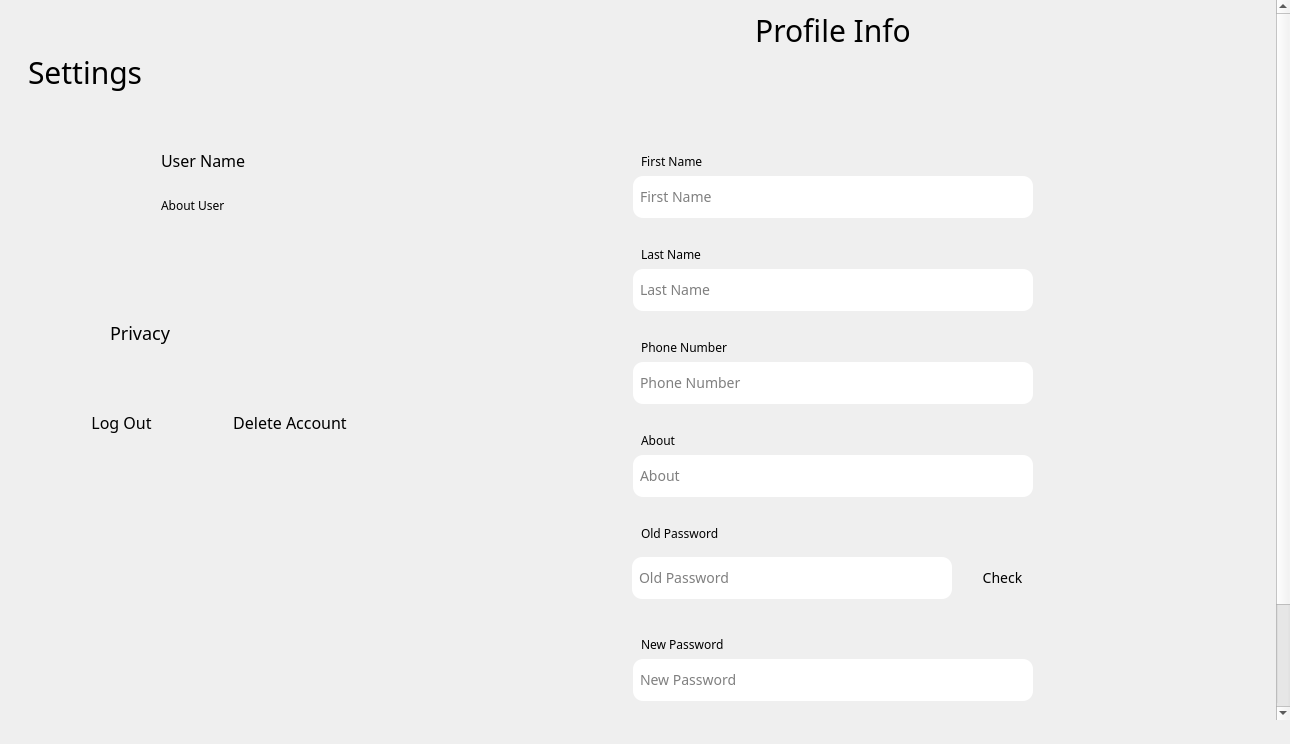
<?xml version="1.0" encoding="UTF-8"?>
<ui version="4.0">
 <class>Settings</class>
 <widget class="QWidget" name="Settings">
  <property name="geometry">
   <rect>
    <x>0</x>
    <y>0</y>
    <width>1290</width>
    <height>736</height>
   </rect>
  </property>
  <property name="windowTitle">
   <string>Settings</string>
  </property>
  <property name="autoFillBackground">
   <bool>false</bool>
  </property>
  <property name="styleSheet">
   <string notr="true">padding: 0;</string>
  </property>
  <layout class="QHBoxLayout" name="horizontalLayout">
   <property name="spacing">
    <number>0</number>
   </property>
   <property name="leftMargin">
    <number>0</number>
   </property>
   <property name="topMargin">
    <number>0</number>
   </property>
   <property name="rightMargin">
    <number>0</number>
   </property>
   <property name="bottomMargin">
    <number>0</number>
   </property>
   <item>
    <widget class="QWidget" name="widget_2" native="true">
     <property name="styleSheet">
      <string notr="true">background-color: &quot;#fff&quot;;
margin: 0;</string>
     </property>
     <layout class="QHBoxLayout" name="horizontalLayout_6">
      <property name="spacing">
       <number>0</number>
      </property>
      <property name="leftMargin">
       <number>0</number>
      </property>
      <property name="topMargin">
       <number>0</number>
      </property>
      <property name="rightMargin">
       <number>0</number>
      </property>
      <property name="bottomMargin">
       <number>0</number>
      </property>
      <item>
       <widget class="QWidget" name="widget" native="true">
        <property name="minimumSize">
         <size>
          <width>10</width>
          <height>720</height>
         </size>
        </property>
        <property name="maximumSize">
         <size>
          <width>400</width>
          <height>720</height>
         </size>
        </property>
        <property name="font">
         <font>
          <family>Product Sans Medium</family>
         </font>
        </property>
        <property name="styleSheet">
         <string notr="true">border-radius: 20px;
background-color: &quot;#FBFDF6&quot;;
padding: 0;</string>
        </property>
        <widget class="QWidget" name="horizontalLayoutWidget">
         <property name="geometry">
          <rect>
           <x>0</x>
           <y>0</y>
           <width>401</width>
           <height>119</height>
          </rect>
         </property>
         <layout class="QHBoxLayout" name="horizontalLayout_2">
          <item>
           <widget class="QLabel" name="label">
            <property name="font">
             <font>
              <family>Product Sans Medium</family>
              <pointsize>-1</pointsize>
             </font>
            </property>
            <property name="styleSheet">
             <string notr="true">font-size: 30px;
padding-left: 20px;</string>
            </property>
            <property name="text">
             <string>Settings</string>
            </property>
           </widget>
          </item>
          <item>
           <widget class="QPushButton" name="closeSettingsBtn">
            <property name="maximumSize">
             <size>
              <width>60</width>
              <height>30</height>
             </size>
            </property>
            <property name="cursor">
             <cursorShape>PointingHandCursor</cursorShape>
            </property>
            <property name="styleSheet">
             <string notr="true">margin-right: 30px;
background-color: transparent;</string>
            </property>
            <property name="text">
             <string/>
            </property>
            <property name="icon">
             <iconset theme="QIcon::ThemeIcon::ApplicationExit"/>
            </property>
           </widget>
          </item>
         </layout>
        </widget>
        <widget class="QWidget" name="widget_3" native="true">
         <property name="geometry">
          <rect>
           <x>50</x>
           <y>120</y>
           <width>311</width>
           <height>101</height>
          </rect>
         </property>
         <property name="minimumSize">
          <size>
           <width>0</width>
           <height>0</height>
          </size>
         </property>
         <property name="maximumSize">
          <size>
           <width>400</width>
           <height>200</height>
          </size>
         </property>
         <property name="styleSheet">
          <string notr="true">border-radius: 20px;
background-color: &quot;#E7F1E6&quot;;
padding: 50px;</string>
         </property>
         <layout class="QHBoxLayout" name="horizontalLayout_3">
          <property name="spacing">
           <number>12</number>
          </property>
          <item>
           <widget class="QLabel" name="profileImageLabel">
            <property name="maximumSize">
             <size>
              <width>90</width>
              <height>16777215</height>
             </size>
            </property>
            <property name="styleSheet">
             <string notr="true">padding: 0;</string>
            </property>
            <property name="text">
             <string/>
            </property>
            <property name="pixmap">
             <pixmap resource="../../assets.qrc">:/icons/user.png</pixmap>
            </property>
            <property name="alignment">
             <set>Qt::AlignmentFlag::AlignCenter</set>
            </property>
           </widget>
          </item>
          <item>
           <widget class="QWidget" name="widget_4" native="true">
            <layout class="QVBoxLayout" name="verticalLayout">
             <item>
              <widget class="QLabel" name="nameLabel">
               <property name="maximumSize">
                <size>
                 <width>150</width>
                 <height>16777215</height>
                </size>
               </property>
               <property name="font">
                <font>
                 <family>Product Sans Medium</family>
                 <pointsize>-1</pointsize>
                </font>
               </property>
               <property name="styleSheet">
                <string notr="true">padding :0;
font-size: 16px;</string>
               </property>
               <property name="text">
                <string>User Name</string>
               </property>
               <property name="wordWrap">
                <bool>true</bool>
               </property>
              </widget>
             </item>
             <item>
              <widget class="QLabel" name="aboutLabel">
               <property name="minimumSize">
                <size>
                 <width>0</width>
                 <height>0</height>
                </size>
               </property>
               <property name="maximumSize">
                <size>
                 <width>150</width>
                 <height>150</height>
                </size>
               </property>
               <property name="font">
                <font>
                 <family>Product Sans Medium</family>
                 <pointsize>-1</pointsize>
                </font>
               </property>
               <property name="styleSheet">
                <string notr="true">padding: 0;
font-size: 12px;</string>
               </property>
               <property name="text">
                <string>About User</string>
               </property>
               <property name="wordWrap">
                <bool>true</bool>
               </property>
              </widget>
             </item>
            </layout>
           </widget>
          </item>
         </layout>
        </widget>
        <widget class="QPushButton" name="editBtn">
         <property name="geometry">
          <rect>
           <x>280</x>
           <y>200</y>
           <width>55</width>
           <height>55</height>
          </rect>
         </property>
         <property name="maximumSize">
          <size>
           <width>183</width>
           <height>183</height>
          </size>
         </property>
         <property name="cursor">
          <cursorShape>PointingHandCursor</cursorShape>
         </property>
         <property name="mouseTracking">
          <bool>false</bool>
         </property>
         <property name="styleSheet">
          <string notr="true">border-radius: 20px;
background-color: &quot;#D3E8D2&quot;;
padding: 0;</string>
         </property>
         <property name="text">
          <string/>
         </property>
         <property name="icon">
          <iconset theme="QIcon::ThemeIcon::MailMessageNew"/>
         </property>
         <property name="iconSize">
          <size>
           <width>20</width>
           <height>20</height>
          </size>
         </property>
        </widget>
        <widget class="QWidget" name="widget_6" native="true">
         <property name="geometry">
          <rect>
           <x>50</x>
           <y>380</y>
           <width>311</width>
           <height>61</height>
          </rect>
         </property>
         <layout class="QHBoxLayout" name="horizontalLayout_5">
          <item>
           <widget class="QPushButton" name="logoutBtn">
            <property name="font">
             <font>
              <family>Product Sans Medium</family>
              <pointsize>-1</pointsize>
             </font>
            </property>
            <property name="cursor">
             <cursorShape>PointingHandCursor</cursorShape>
            </property>
            <property name="styleSheet">
             <string notr="true">padding:10px;
background-color: &quot;#D3E8D2&quot;;
border: none;
font-size: 16px;
border-radius: 16px;</string>
            </property>
            <property name="text">
             <string>Log Out</string>
            </property>
           </widget>
          </item>
          <item>
           <spacer name="verticalSpacer">
            <property name="orientation">
             <enum>Qt::Orientation::Vertical</enum>
            </property>
            <property name="sizeHint" stdset="0">
             <size>
              <width>20</width>
              <height>40</height>
             </size>
            </property>
           </spacer>
          </item>
          <item>
           <widget class="QPushButton" name="deleteAccountBtn">
            <property name="font">
             <font>
              <family>Product Sans Medium</family>
              <pointsize>-1</pointsize>
             </font>
            </property>
            <property name="cursor">
             <cursorShape>PointingHandCursor</cursorShape>
            </property>
            <property name="styleSheet">
             <string notr="true">padding: 0;
padding: 10px;
background-color: &quot;#D3E8D2&quot;;
border: none;
font-size: 16px;
border-radius: 16px;</string>
            </property>
            <property name="text">
             <string>Delete Account</string>
            </property>
           </widget>
          </item>
         </layout>
        </widget>
        <widget class="QWidget" name="widget_10" native="true">
         <property name="geometry">
          <rect>
           <x>50</x>
           <y>280</y>
           <width>311</width>
           <height>81</height>
          </rect>
         </property>
         <property name="styleSheet">
          <string notr="true">border-radius: 20px;
background-color: &quot;#E7F1E6&quot;;</string>
         </property>
         <layout class="QHBoxLayout" name="horizontalLayout_8">
          <property name="spacing">
           <number>20</number>
          </property>
          <item>
           <widget class="QLabel" name="label_16">
            <property name="maximumSize">
             <size>
              <width>40</width>
              <height>40</height>
             </size>
            </property>
            <property name="styleSheet">
             <string notr="true">padding: 10px;
background-color: &quot;#D3E8D2&quot;;
border-radius: 20px;</string>
            </property>
            <property name="text">
             <string/>
            </property>
            <property name="pixmap">
             <pixmap resource="../../assets.qrc">:/icons/padlock.png</pixmap>
            </property>
            <property name="scaledContents">
             <bool>true</bool>
            </property>
           </widget>
          </item>
          <item>
           <widget class="QLabel" name="label_17">
            <property name="font">
             <font>
              <family>Product Sans Medium</family>
              <pointsize>-1</pointsize>
             </font>
            </property>
            <property name="styleSheet">
             <string notr="true">padding: 0;
font-size: 18px;</string>
            </property>
            <property name="text">
             <string>Privacy</string>
            </property>
            <property name="alignment">
             <set>Qt::AlignmentFlag::AlignLeading|Qt::AlignmentFlag::AlignLeft|Qt::AlignmentFlag::AlignVCenter</set>
            </property>
           </widget>
          </item>
          <item>
           <widget class="QPushButton" name="privacyBtn">
            <property name="maximumSize">
             <size>
              <width>40</width>
              <height>40</height>
             </size>
            </property>
            <property name="cursor">
             <cursorShape>PointingHandCursor</cursorShape>
            </property>
            <property name="styleSheet">
             <string notr="true">padding: 0;
background-color: &quot;#D3E8D2&quot;;</string>
            </property>
            <property name="text">
             <string/>
            </property>
            <property name="icon">
             <iconset resource="../../assets.qrc">
              <normaloff>:/icons/arrow-right.png</normaloff>:/icons/arrow-right.png</iconset>
            </property>
           </widget>
          </item>
         </layout>
        </widget>
       </widget>
      </item>
      <item>
       <widget class="QWidget" name="widget_7" native="true">
        <property name="maximumSize">
         <size>
          <width>16777215</width>
          <height>16777215</height>
         </size>
        </property>
        <layout class="QVBoxLayout" name="verticalLayout_2">
         <property name="leftMargin">
          <number>0</number>
         </property>
         <property name="topMargin">
          <number>0</number>
         </property>
         <property name="rightMargin">
          <number>0</number>
         </property>
         <property name="bottomMargin">
          <number>0</number>
         </property>
         <item alignment="Qt::AlignmentFlag::AlignHCenter">
          <widget class="QScrollArea" name="profileScrollArea">
           <property name="sizePolicy">
            <sizepolicy hsizetype="Expanding" vsizetype="Expanding">
             <horstretch>0</horstretch>
             <verstretch>0</verstretch>
            </sizepolicy>
           </property>
           <property name="minimumSize">
            <size>
             <width>900</width>
             <height>720</height>
            </size>
           </property>
           <property name="maximumSize">
            <size>
             <width>16777215</width>
             <height>16777215</height>
            </size>
           </property>
           <property name="styleSheet">
            <string notr="true">padding: 0; 
margin: 0;
border: none;</string>
           </property>
           <property name="widgetResizable">
            <bool>true</bool>
           </property>
           <widget class="QWidget" name="scrollAreaWidgetContents_2">
            <property name="geometry">
             <rect>
              <x>0</x>
              <y>0</y>
              <width>883</width>
              <height>796</height>
             </rect>
            </property>
            <layout class="QVBoxLayout" name="verticalLayout_5">
             <item>
              <widget class="QWidget" name="profileInfoForm" native="true">
               <property name="styleSheet">
                <string notr="true">margin: 0;</string>
               </property>
               <layout class="QVBoxLayout" name="verticalLayout_4">
                <property name="leftMargin">
                 <number>0</number>
                </property>
                <property name="topMargin">
                 <number>0</number>
                </property>
                <property name="rightMargin">
                 <number>0</number>
                </property>
                <property name="bottomMargin">
                 <number>20</number>
                </property>
                <item>
                 <widget class="QLabel" name="label_9">
                  <property name="minimumSize">
                   <size>
                    <width>10</width>
                    <height>0</height>
                   </size>
                  </property>
                  <property name="maximumSize">
                   <size>
                    <width>16777215</width>
                    <height>70</height>
                   </size>
                  </property>
                  <property name="font">
                   <font>
                    <family>Product Sans Medium</family>
                    <pointsize>-1</pointsize>
                   </font>
                  </property>
                  <property name="styleSheet">
                   <string notr="true">padding: 0;
font-size: 30px</string>
                  </property>
                  <property name="text">
                   <string>Profile Info</string>
                  </property>
                  <property name="alignment">
                   <set>Qt::AlignmentFlag::AlignCenter</set>
                  </property>
                 </widget>
                </item>
                <item alignment="Qt::AlignmentFlag::AlignHCenter">
                 <widget class="QWidget" name="widget_9" native="true">
                  <property name="minimumSize">
                   <size>
                    <width>150</width>
                    <height>90</height>
                   </size>
                  </property>
                  <widget class="QLabel" name="profileImageLabel_2">
                   <property name="geometry">
                    <rect>
                     <x>40</x>
                     <y>0</y>
                     <width>64</width>
                     <height>81</height>
                    </rect>
                   </property>
                   <property name="maximumSize">
                    <size>
                     <width>90</width>
                     <height>16777215</height>
                    </size>
                   </property>
                   <property name="styleSheet">
                    <string notr="true">padding: 0;</string>
                   </property>
                   <property name="text">
                    <string/>
                   </property>
                   <property name="pixmap">
                    <pixmap resource="../../assets.qrc">:/icons/user.png</pixmap>
                   </property>
                   <property name="alignment">
                    <set>Qt::AlignmentFlag::AlignCenter</set>
                   </property>
                  </widget>
                  <widget class="QPushButton" name="addImageBtn">
                   <property name="geometry">
                    <rect>
                     <x>80</x>
                     <y>50</y>
                     <width>30</width>
                     <height>30</height>
                    </rect>
                   </property>
                   <property name="minimumSize">
                    <size>
                     <width>30</width>
                     <height>30</height>
                    </size>
                   </property>
                   <property name="maximumSize">
                    <size>
                     <width>30</width>
                     <height>30</height>
                    </size>
                   </property>
                   <property name="cursor">
                    <cursorShape>PointingHandCursor</cursorShape>
                   </property>
                   <property name="styleSheet">
                    <string notr="true">padding: 0;
border-radius: 10px;
background-color: &quot;#D3E8D2&quot;;</string>
                   </property>
                   <property name="text">
                    <string/>
                   </property>
                   <property name="icon">
                    <iconset theme="QIcon::ThemeIcon::ListAdd"/>
                   </property>
                  </widget>
                 </widget>
                </item>
                <item alignment="Qt::AlignmentFlag::AlignHCenter">
                 <widget class="QLabel" name="label_10">
                  <property name="minimumSize">
                   <size>
                    <width>400</width>
                    <height>0</height>
                   </size>
                  </property>
                  <property name="font">
                   <font>
                    <family>Product Sans Medium</family>
                   </font>
                  </property>
                  <property name="styleSheet">
                   <string notr="true">padding-left: 5px;</string>
                  </property>
                  <property name="text">
                   <string>First Name</string>
                  </property>
                 </widget>
                </item>
                <item alignment="Qt::AlignmentFlag::AlignHCenter">
                 <widget class="QLineEdit" name="firstNameIn">
                  <property name="minimumSize">
                   <size>
                    <width>400</width>
                    <height>0</height>
                   </size>
                  </property>
                  <property name="maximumSize">
                   <size>
                    <width>16777215</width>
                    <height>16777215</height>
                   </size>
                  </property>
                  <property name="font">
                   <font>
                    <family>Product Sans Medium</family>
                    <pointsize>-1</pointsize>
                   </font>
                  </property>
                  <property name="styleSheet">
                   <string notr="true">background-color: &quot;#E1ECE1&quot;;
padding: 10px 5px;
border-radius: 10px;
font-size: 14px;</string>
                  </property>
                  <property name="placeholderText">
                   <string>First Name</string>
                  </property>
                 </widget>
                </item>
                <item alignment="Qt::AlignmentFlag::AlignHCenter">
                 <widget class="QLabel" name="firstNameError">
                  <property name="minimumSize">
                   <size>
                    <width>400</width>
                    <height>0</height>
                   </size>
                  </property>
                  <property name="font">
                   <font>
                    <family>Product Sans Medium</family>
                   </font>
                  </property>
                  <property name="styleSheet">
                   <string notr="true">padding: 0;
padding-left: 5px;
color: red;</string>
                  </property>
                  <property name="text">
                   <string/>
                  </property>
                 </widget>
                </item>
                <item alignment="Qt::AlignmentFlag::AlignHCenter">
                 <widget class="QLabel" name="label_11">
                  <property name="minimumSize">
                   <size>
                    <width>400</width>
                    <height>0</height>
                   </size>
                  </property>
                  <property name="maximumSize">
                   <size>
                    <width>16777215</width>
                    <height>16777215</height>
                   </size>
                  </property>
                  <property name="font">
                   <font>
                    <family>Product Sans Medium</family>
                   </font>
                  </property>
                  <property name="styleSheet">
                   <string notr="true">padding-left: 5px;</string>
                  </property>
                  <property name="text">
                   <string>Last Name</string>
                  </property>
                 </widget>
                </item>
                <item alignment="Qt::AlignmentFlag::AlignHCenter">
                 <widget class="QLineEdit" name="lastNameIn">
                  <property name="minimumSize">
                   <size>
                    <width>400</width>
                    <height>0</height>
                   </size>
                  </property>
                  <property name="maximumSize">
                   <size>
                    <width>16777215</width>
                    <height>16777215</height>
                   </size>
                  </property>
                  <property name="font">
                   <font>
                    <family>Product Sans Medium</family>
                    <pointsize>-1</pointsize>
                   </font>
                  </property>
                  <property name="styleSheet">
                   <string notr="true">background-color: &quot;#E1ECE1&quot;;
padding: 10px 5px;
border-radius: 10px;
font-size: 14px;</string>
                  </property>
                  <property name="placeholderText">
                   <string>Last Name</string>
                  </property>
                 </widget>
                </item>
                <item alignment="Qt::AlignmentFlag::AlignHCenter">
                 <widget class="QLabel" name="lastNameError">
                  <property name="minimumSize">
                   <size>
                    <width>400</width>
                    <height>0</height>
                   </size>
                  </property>
                  <property name="font">
                   <font>
                    <family>Product Sans Medium</family>
                   </font>
                  </property>
                  <property name="styleSheet">
                   <string notr="true">padding: 0;
padding-left: 5px;
color: red;</string>
                  </property>
                  <property name="text">
                   <string/>
                  </property>
                 </widget>
                </item>
                <item alignment="Qt::AlignmentFlag::AlignHCenter">
                 <widget class="QLabel" name="label_12">
                  <property name="minimumSize">
                   <size>
                    <width>400</width>
                    <height>0</height>
                   </size>
                  </property>
                  <property name="font">
                   <font>
                    <family>Product Sans Medium</family>
                   </font>
                  </property>
                  <property name="styleSheet">
                   <string notr="true">padding-left: 5px;</string>
                  </property>
                  <property name="text">
                   <string>Phone Number</string>
                  </property>
                 </widget>
                </item>
                <item alignment="Qt::AlignmentFlag::AlignHCenter">
                 <widget class="QLineEdit" name="phoneNumberInput">
                  <property name="minimumSize">
                   <size>
                    <width>400</width>
                    <height>0</height>
                   </size>
                  </property>
                  <property name="font">
                   <font>
                    <family>Product Sans Medium</family>
                    <pointsize>-1</pointsize>
                   </font>
                  </property>
                  <property name="styleSheet">
                   <string notr="true">background-color: &quot;#E1ECE1&quot;;
padding: 10px 5px;
border-radius: 10px;
font-size: 14px;</string>
                  </property>
                  <property name="placeholderText">
                   <string>Phone Number</string>
                  </property>
                 </widget>
                </item>
                <item alignment="Qt::AlignmentFlag::AlignHCenter">
                 <widget class="QLabel" name="phoneError">
                  <property name="minimumSize">
                   <size>
                    <width>400</width>
                    <height>0</height>
                   </size>
                  </property>
                  <property name="font">
                   <font>
                    <family>Product Sans Medium</family>
                   </font>
                  </property>
                  <property name="styleSheet">
                   <string notr="true">padding: 0;
padding-left: 5px;
color: red;</string>
                  </property>
                  <property name="text">
                   <string/>
                  </property>
                 </widget>
                </item>
                <item alignment="Qt::AlignmentFlag::AlignHCenter">
                 <widget class="QLabel" name="label_13">
                  <property name="minimumSize">
                   <size>
                    <width>400</width>
                    <height>0</height>
                   </size>
                  </property>
                  <property name="font">
                   <font>
                    <family>Product Sans Medium</family>
                   </font>
                  </property>
                  <property name="styleSheet">
                   <string notr="true">padding-left: 5px;</string>
                  </property>
                  <property name="text">
                   <string>About</string>
                  </property>
                 </widget>
                </item>
                <item alignment="Qt::AlignmentFlag::AlignHCenter">
                 <widget class="QLineEdit" name="aboutInput">
                  <property name="minimumSize">
                   <size>
                    <width>400</width>
                    <height>0</height>
                   </size>
                  </property>
                  <property name="font">
                   <font>
                    <family>Product Sans Medium</family>
                    <pointsize>-1</pointsize>
                   </font>
                  </property>
                  <property name="styleSheet">
                   <string notr="true">background-color: &quot;#E1ECE1&quot;;
padding: 10px 5px;
border-radius: 10px;
font-size: 14px;</string>
                  </property>
                  <property name="placeholderText">
                   <string>About</string>
                  </property>
                 </widget>
                </item>
                <item alignment="Qt::AlignmentFlag::AlignHCenter">
                 <widget class="QLabel" name="aboutError">
                  <property name="minimumSize">
                   <size>
                    <width>400</width>
                    <height>0</height>
                   </size>
                  </property>
                  <property name="font">
                   <font>
                    <family>Product Sans Medium</family>
                   </font>
                  </property>
                  <property name="styleSheet">
                   <string notr="true">padding: 0;
padding-left: 5px;
color: red;</string>
                  </property>
                  <property name="text">
                   <string/>
                  </property>
                 </widget>
                </item>
                <item alignment="Qt::AlignmentFlag::AlignHCenter">
                 <widget class="QLabel" name="label_14">
                  <property name="minimumSize">
                   <size>
                    <width>400</width>
                    <height>0</height>
                   </size>
                  </property>
                  <property name="font">
                   <font>
                    <family>Product Sans Medium</family>
                   </font>
                  </property>
                  <property name="styleSheet">
                   <string notr="true">padding-left: 5px;</string>
                  </property>
                  <property name="text">
                   <string>Old Password</string>
                  </property>
                 </widget>
                </item>
                <item alignment="Qt::AlignmentFlag::AlignHCenter">
                 <widget class="QWidget" name="widget_8" native="true">
                  <layout class="QHBoxLayout" name="horizontalLayout_7">
                   <property name="spacing">
                    <number>20</number>
                   </property>
                   <item>
                    <widget class="QLineEdit" name="oldPasswordInput">
                     <property name="minimumSize">
                      <size>
                       <width>320</width>
                       <height>0</height>
                      </size>
                     </property>
                     <property name="maximumSize">
                      <size>
                       <width>200</width>
                       <height>16777215</height>
                      </size>
                     </property>
                     <property name="font">
                      <font>
                       <family>Product Sans Medium</family>
                       <pointsize>-1</pointsize>
                      </font>
                     </property>
                     <property name="styleSheet">
                      <string notr="true">background-color: &quot;#E1ECE1&quot;;
padding: 10px 5px;
border-radius: 10px;
font-size: 14px;</string>
                     </property>
                     <property name="echoMode">
                      <enum>QLineEdit::EchoMode::Password</enum>
                     </property>
                     <property name="placeholderText">
                      <string>Old Password</string>
                     </property>
                    </widget>
                   </item>
                   <item>
                    <widget class="QPushButton" name="checkPasswordBtn">
                     <property name="maximumSize">
                      <size>
                       <width>70</width>
                       <height>16777215</height>
                      </size>
                     </property>
                     <property name="font">
                      <font>
                       <family>Product Sans Medium</family>
                       <pointsize>-1</pointsize>
                      </font>
                     </property>
                     <property name="cursor">
                      <cursorShape>PointingHandCursor</cursorShape>
                     </property>
                     <property name="styleSheet">
                      <string notr="true">padding:10px;
background-color: &quot;#D3E8D2&quot;;
border: none;
font-size: 14px;
border-radius: 16px;</string>
                     </property>
                     <property name="text">
                      <string>Check</string>
                     </property>
                    </widget>
                   </item>
                  </layout>
                 </widget>
                </item>
                <item alignment="Qt::AlignmentFlag::AlignHCenter">
                 <widget class="QLabel" name="oldPasswordError">
                  <property name="minimumSize">
                   <size>
                    <width>400</width>
                    <height>0</height>
                   </size>
                  </property>
                  <property name="font">
                   <font>
                    <family>Product Sans Medium</family>
                   </font>
                  </property>
                  <property name="styleSheet">
                   <string notr="true">padding: 0;
padding-left: 5px;
color: red;</string>
                  </property>
                  <property name="text">
                   <string/>
                  </property>
                 </widget>
                </item>
                <item alignment="Qt::AlignmentFlag::AlignHCenter">
                 <widget class="QLabel" name="label_15">
                  <property name="minimumSize">
                   <size>
                    <width>400</width>
                    <height>0</height>
                   </size>
                  </property>
                  <property name="font">
                   <font>
                    <family>Product Sans Medium</family>
                   </font>
                  </property>
                  <property name="styleSheet">
                   <string notr="true">padding-left: 5px;</string>
                  </property>
                  <property name="text">
                   <string>New Password</string>
                  </property>
                 </widget>
                </item>
                <item alignment="Qt::AlignmentFlag::AlignHCenter">
                 <widget class="QLineEdit" name="newPasswordInput">
                  <property name="enabled">
                   <bool>false</bool>
                  </property>
                  <property name="minimumSize">
                   <size>
                    <width>400</width>
                    <height>0</height>
                   </size>
                  </property>
                  <property name="font">
                   <font>
                    <family>Product Sans Medium</family>
                    <pointsize>-1</pointsize>
                   </font>
                  </property>
                  <property name="styleSheet">
                   <string notr="true">background-color: &quot;#E1ECE1&quot;;
padding: 10px 5px;
border-radius: 10px;
font-size: 14px;</string>
                  </property>
                  <property name="echoMode">
                   <enum>QLineEdit::EchoMode::Password</enum>
                  </property>
                  <property name="placeholderText">
                   <string>New Password</string>
                  </property>
                 </widget>
                </item>
                <item alignment="Qt::AlignmentFlag::AlignHCenter">
                 <widget class="QLabel" name="newPasswordError">
                  <property name="minimumSize">
                   <size>
                    <width>400</width>
                    <height>0</height>
                   </size>
                  </property>
                  <property name="font">
                   <font>
                    <family>Product Sans Medium</family>
                   </font>
                  </property>
                  <property name="styleSheet">
                   <string notr="true">padding: 0;
padding-left: 5px;
color: red;</string>
                  </property>
                  <property name="text">
                   <string/>
                  </property>
                  <property name="wordWrap">
                   <bool>true</bool>
                  </property>
                 </widget>
                </item>
                <item alignment="Qt::AlignmentFlag::AlignHCenter">
                 <widget class="QLabel" name="label_2">
                  <property name="minimumSize">
                   <size>
                    <width>400</width>
                    <height>0</height>
                   </size>
                  </property>
                  <property name="font">
                   <font>
                    <family>Product Sans Medium</family>
                   </font>
                  </property>
                  <property name="styleSheet">
                   <string notr="true">padding-left: 5px;</string>
                  </property>
                  <property name="text">
                   <string>Social Media Links</string>
                  </property>
                 </widget>
                </item>
                <item alignment="Qt::AlignmentFlag::AlignHCenter">
                 <widget class="QPushButton" name="addLinksBtn">
                  <property name="minimumSize">
                   <size>
                    <width>400</width>
                    <height>0</height>
                   </size>
                  </property>
                  <property name="font">
                   <font>
                    <family>Product Sans Medium</family>
                   </font>
                  </property>
                  <property name="cursor">
                   <cursorShape>PointingHandCursor</cursorShape>
                  </property>
                  <property name="styleSheet">
                   <string notr="true">text-align: left;
padding-left: 10px;
color: &quot;#5A9B61&quot;;</string>
                  </property>
                  <property name="text">
                   <string>Add Links</string>
                  </property>
                 </widget>
                </item>
                <item alignment="Qt::AlignmentFlag::AlignHCenter">
                 <widget class="QPushButton" name="saveBtn">
                  <property name="minimumSize">
                   <size>
                    <width>80</width>
                    <height>0</height>
                   </size>
                  </property>
                  <property name="font">
                   <font>
                    <family>Product Sans Medium</family>
                    <pointsize>-1</pointsize>
                   </font>
                  </property>
                  <property name="cursor">
                   <cursorShape>PointingHandCursor</cursorShape>
                  </property>
                  <property name="styleSheet">
                   <string notr="true">padding:10px;
background-color: &quot;#D3E8D2&quot;;
border: none;
font-size: 14px;
border-radius: 16px;</string>
                  </property>
                  <property name="text">
                   <string>Save</string>
                  </property>
                 </widget>
                </item>
               </layout>
              </widget>
             </item>
            </layout>
           </widget>
          </widget>
         </item>
         <item>
          <widget class="QWidget" name="privacySettings" native="true">
           <layout class="QVBoxLayout" name="verticalLayout_3"/>
          </widget>
         </item>
        </layout>
       </widget>
      </item>
     </layout>
    </widget>
   </item>
  </layout>
 </widget>
 <resources>
  <include location="../../assets.qrc"/>
 </resources>
 <connections/>
</ui>
